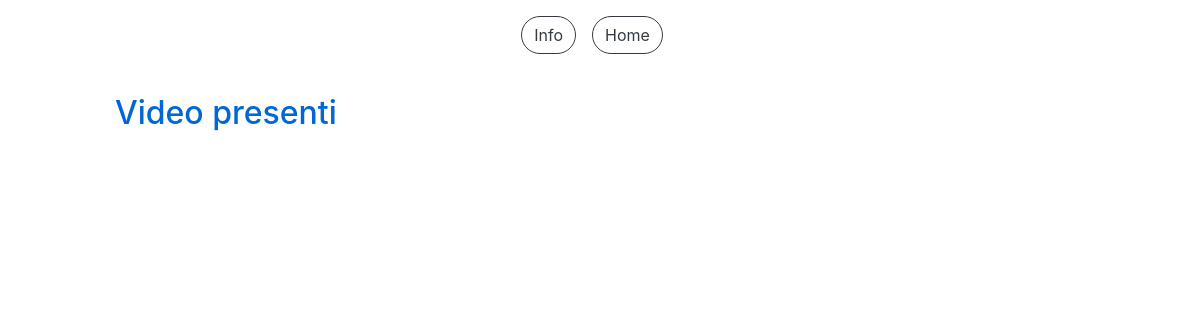
/playlist.php?id=15 (signed in), run on an earlier commit of the app's database.
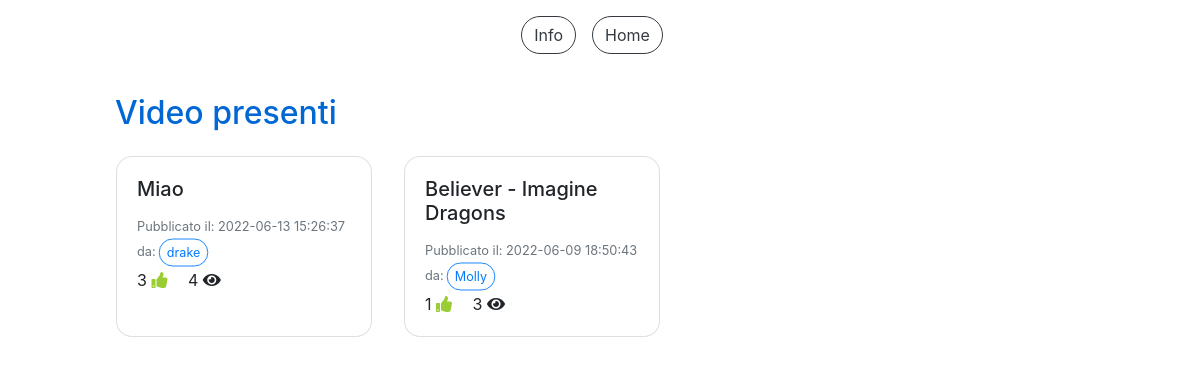
And on a later commit of the database.
### tables this page shows
CREATE TABLE `video` (
  `IdVideo` int(11) NOT NULL,
  `Titolo` varchar(100) NOT NULL,
  `SorgenteVideo` varchar(300) NOT NULL,
  `DataPubblicazione` datetime NOT NULL DEFAULT CURRENT_TIMESTAMP,
  `NumeroLike` int(11) NOT NULL DEFAULT '0',
  `NumeroVisualizzazioni` int(11) NOT NULL DEFAULT '0',
  `IdAccount` int(11) NOT NULL
);

CREATE TABLE `accounts` (
  `IdAccount` int(11) NOT NULL,
  `Username` varchar(40) NOT NULL,
  `Mail` varchar(40) NOT NULL,
  `Password` varchar(100) NOT NULL,
  `Canale` tinyint(1) NOT NULL,
  `NumeroIscritti` int(11) DEFAULT NULL
);

### playlist.php (the view, shortened to what this page needs)
<!DOCTYPE html>
<html>
<head>
  <link rel="stylesheet" href="css/style.css">
  <link rel="stylesheet" href="css/custom_style.css">
</head>
<body>
  <?php
    include("db.php");
  ?>
  <div class="container-fluid pt-3">
    <div class="row justify-content-center">
      <button type="button" class="btn btn-outline-dark mr-3" onclick="location.href='info.php'">Info</button>
      <button type="button" class="btn btn-outline-dark mr-3" onclick="location.href='home.php'">Home</button>
    </div>
    <div class="row justify-content-center">
    </div>
    <div class="row justify-content-center">
      <div id="homePosts" class="col-10">
        <h2 class="titleText mt-3">Video presenti</h2>
        <div class="row">
        <?php
          $sql="SELECT * FROM Video v, Composizioni_playlists c, Accounts a WHERE c.IdVideo=v.IdVideo AND a.IdAccount=v.IdAccount AND c.IdPlaylist=? ORDER BY v.DataPubblicazione DESC";
          $query=$db->prepare($sql);
          $dati=array($_GET["id"]);
          $query->execute($dati);
          $ris=$query->fetchAll();
          foreach($ris as $row) {
            $sql="SELECT * FROM Video v, Visualizzazioni vis, Accounts a WHERE v.IdVideo=vis.IdVideo AND a.IdAccount=vis.IdAccount AND vis.IdAccount=? AND vis.IdVideo=?";
            $query=$db->prepare($sql);
            $dati=array($_SESSION["loginID"], $row["IdVideo"]);
            $query->execute($dati);
            $risVis=$query->fetchAll();
            $tempoVis=-1;
            $creator=$row["Username"];
            foreach($risVis as $vis) {
              $tempoVis=$vis["TempoVisualizzazione"];
            }
            echo '<div class="card card-video m-3" style="width: 16rem;">
                    <div class="card-body card-video" onclick="cardOnClick(\''. $row["IdVideo"] .'\',\''. $row["Titolo"] .'\',\''. $row["SorgenteVideo"] .'\',\''. $tempoVis .'\',\''. $creator .'\')">
                      <h5 class="card-title card-video">'. $row["Titolo"] .'</h5>
                      <p class="card-text card-video">
                        <small class="text-muted">Pubblicato il: '. $row["DataPubblicazione"] .'<br>da:<button type="button" class="btn btn-outline-primary btn-sm mini">'. $creator .'</button></small><br>
                        '. $row["NumeroLike"] .' <i class="fa fa-thumbs-up mr-3"></i>
                        '. $row["NumeroVisualizzazioni"] .' <i class="fa fa-eye"></i>
                      </p>
                    </div>
                  </div>';
          }
        ?>
        </div>
      </div>
    </div>
  </div>
</body>
</html>

What changed in the data, as far as the page shows it:
now on this page (row edited): video: Titolo "Miao", DataPubblicazione "2022-06-13 15:26:37", IdAccount.Username "drake", NumeroLike "3", NumeroVisualizzazioni "4"
now on this page (row unchanged): video: Titolo "Believer - Imagine Dragons", DataPubblicazione "2022-06-09 18:50:43", IdAccount.Username "Molly", NumeroLike "1", NumeroVisualizzazioni "3"
